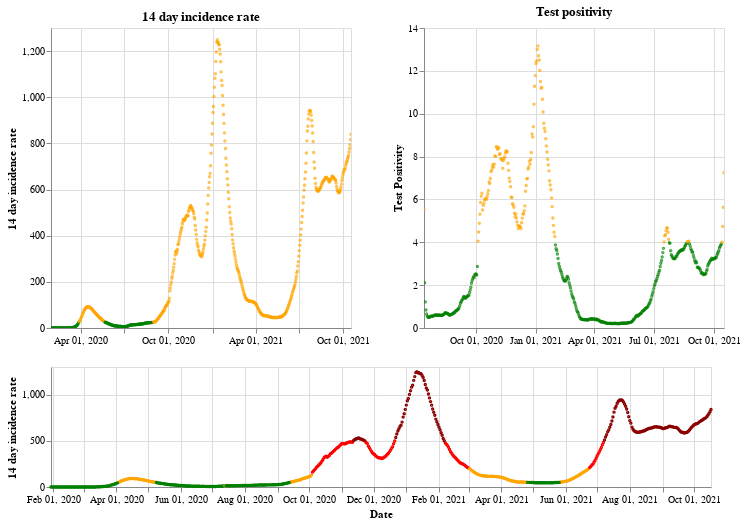

Notebook code cell kept with this figure:
### Markdown cell above
## England

### Code cell
plot_traffic_light('England')

### Figure 1 — Vega-Lite specification as saved in the notebook (floating-point values rounded to 4 significant figures; data arrays with more than 128 entries replaced by an {"elided": "..."} marker saying what was removed)
{"config": {"view": {"continuousWidth": 400, "continuousHeight": 300}}, "vconcat": [{"hconcat": [{"mark": {"type": "point", "size": 2}, "encoding": {"color": {"condition": {"value": "green", "test": "(datum.twoWeeklyCasesRate <= 25)"}, "value": "orange"}, "tooltip": [{"type": "nominal", "field": "areaName"}, {"type": "temporal", "field": "date"}, {"type": "quantitative", "field": "twoWeeklyCasesRate"}, {"type": "quantitative", "field": "testPositivity"}], "x": {"type": "temporal", "axis": {"title": ""}, "field": "date", "scale": {"domain": {"selection": "DateBrush"}}, "timeUnit": "yearmonthdate"}, "y": {"type": "quantitative", "axis": {"title": "14 day incidence rate"}, "field": "twoWeeklyCasesRate"}}, "title": "14 day incidence rate", "width": 300}, {"mark": {"type": "point", "size": 2}, "encoding": {"color": {"condition": {"value": "green", "test": "(datum.testPositivity <= 4)"}, "value": "orange"}, "tooltip": [{"type": "nominal", "field": "areaName"}, {"type": "temporal", "field": "date"}, {"type": "quantitative", "field": "twoWeeklyCasesRate"}, {"type": "quantitative", "field": "testPositivity"}], "x": {"type": "temporal", "axis": {"title": ""}, "field": "date", "scale": {"domain": {"selection": "DateBrush"}}, "timeUnit": "yearmonthdate"}, "y": {"type": "quantitative", "axis": {"title": "Test Positivity"}, "field": "testPositivity"}}, "title": "Test positivity", "width": 300}]}, {"layer": [{"mark": {"type": "point", "size": 2}, "encoding": {"color": {"condition": {"value": "orange", "test": "(((datum.testPositivity < 4) && (datum.twoWeeklyCasesRate >= 50)) && (datum.twoWeeklyCasesRate < 200))"}, "value": "red"}, "opacity": {"condition": {"value": 1, "test": "((datum.twoWeeklyCasesRate >= 50) && (datum.twoWeeklyCasesRate < 500))"}, "value": 0}, "tooltip": [{"type": "nominal", "field": "areaName"}, {"type": "temporal", "field": "date"}, {"type": "quantitative", "field": "twoWeeklyCasesRate"}, {"type": "quantitative", "field": "testPositivity"}], "x": {"type": "temporal", "axis": {"title": "Date"}, "field": "date", "timeUnit": "yearmonthdate"}, "y": {"type": "quantitative", "axis": {"title": "14 day incidence rate"}, "field": "twoWeeklyCasesRate"}}, "selection": {"DateBrush": {"type": "interval", "encodings": ["x"], "fields": ["Time"]}}}, {"mark": {"type": "point", "size": 2}, "encoding": {"color": {"value": "darkred"}, "opacity": {"condition": {"value": 1, "test": "(datum.twoWeeklyCasesRate >= 500)"}, "value": 0}, "tooltip": [{"type": "nominal", "field": "areaName"}, {"type": "temporal", "field": "date"}, {"type": "quantitative", "field": "twoWeeklyCasesRate"}, {"type": "quantitative", "field": "testPositivity"}], "x": {"type": "temporal", "axis": {"title": "Date"}, "field": "date", "timeUnit": "yearmonthdate"}, "y": {"type": "quantitative", "axis": {"title": "14 day incidence rate"}, "field": "twoWeeklyCasesRate"}}}, {"mark": {"type": "point", "size": 2}, "encoding": {"color": {"condition": {"value": "green", "test": "((datum.testPositivity < 4) && (datum.twoWeeklyCasesRate < 50))"}, "value": "orange"}, "opacity": {"condition": {"value": 1, "test": "(datum.twoWeeklyCasesRate < 50)"}, "value": 0}, "tooltip": [{"type": "nominal", "field": "areaName"}, {"type": "temporal", "field": "date"}, {"type": "quantitative", "field": "twoWeeklyCasesRate"}, {"type": "quantitative", "field": "testPositivity"}], "x": {"type": "temporal", "axis": {"title": "Date"}, "field": "date", "timeUnit": "yearmonthdate"}, "y": {"type": "quantitative", "axis": {"title": "14 day incidence rate"}, "field": "twoWeeklyCasesRate"}}}], "height": 120, "width": 660}], "data": {"name": "data-87001bd9bc737a568ff7b28002390696"}, "$schema": "https://vega.github.io/schema/vega-lite/v4.8.1.json", "datasets": {"data-87001bd9bc737a568ff7b28002390696": {"elided": "627 records"}}}
